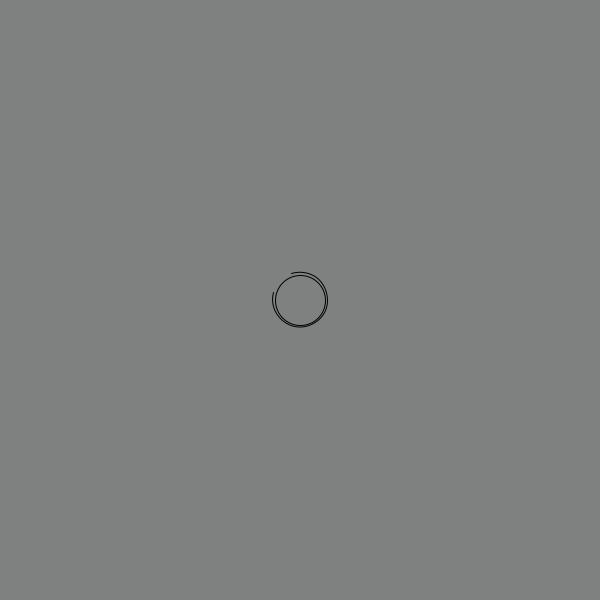
Frame 1 (no input)
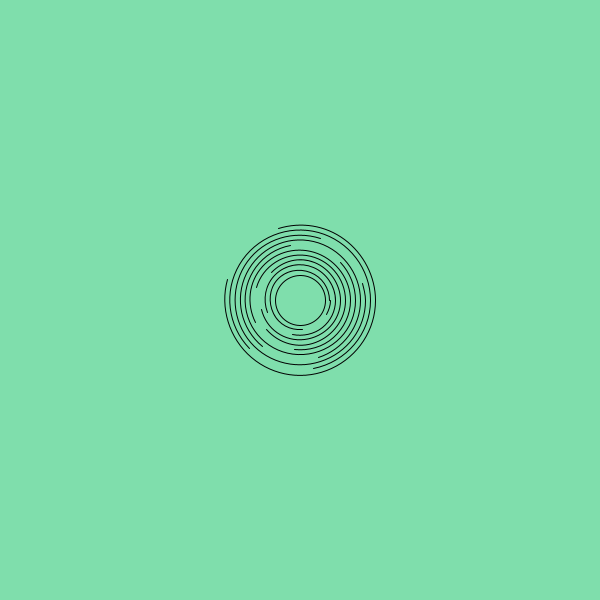
Frame 60 (the mouse pressed at the canvas centre just before this capture)
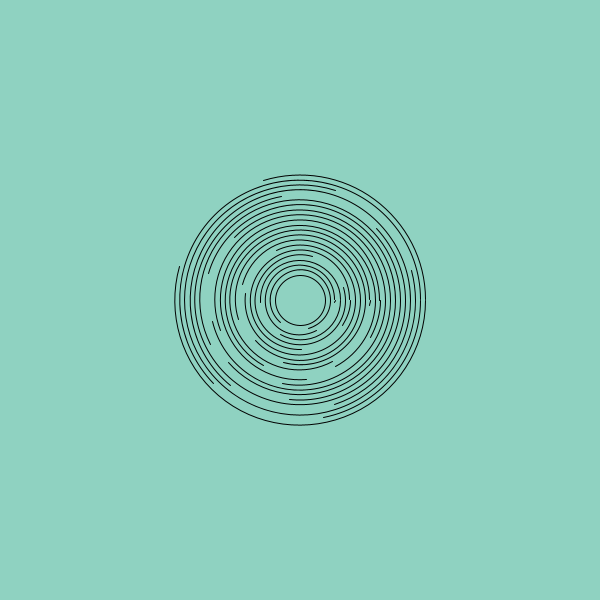
Frame 120 (the mouse held since frame 60 and released just before this capture)

The Processing sketch that drew these frames (run headless with seeded random() and noise(); from frame 60 on, the mouse is pressed at the canvas centre):

// Processing sketch: ripples
// ── ripples.pde
float gapSize = 1;
float steps = 0;
float centerRadius = 50;
float pathWidth = 6;
int expansionSpeed = 3;
ArrayList<Ring> ringList = new ArrayList<Ring>();
float r=127;
float b=128;
float g=128;
float colorsteps = 0;


class Ring{
  float gap;
  float r;
  int onScreen;
  Ring (float tempGap) {
    gap = tempGap;
    r = centerRadius;
    onScreen = 1;
  }
 
  void grow() {
    r = r + 5;
    arc(width/2,height/2,r,r,0,gap);
    arc(width/2,height/2,r,r,gap+gapSize,TAU);
  }
 
  void checkScreen() {
    if (r>width) {
      onScreen = 0;
    }
    onScreen = 1;
  }
}
 
void setup() {
   size(600, 600);
    background(200,200,200);
    stroke(0);
    strokeWeight(1);
    noFill();
}

void draw() {
    steps = steps + 1;
    if (steps % pathWidth == 1) {
      ringList.add( new Ring( random(0,TAU-gapSize) ) );
      cleanRingList(ringList);
    }
    if (steps % expansionSpeed == 1) {
      background(r,b,g);
      ellipse(width/2,height/2,centerRadius,centerRadius);
      for (Ring xRing : ringList) {
        xRing.grow();
      }
    }
    if (steps % 2 == 1) {
      colorsteps++;
      r = 100*sin(colorsteps/180)+111;
      b = 100*cos(colorsteps/100)+127;
      g = 100*sin(colorsteps/130)+150;
    }
}

void cleanRingList(ArrayList<Ring> ringList) {
      for (int i = ringList.size()-1; i>=0; i--) {
        ringList.get(i).checkScreen();
        if (ringList.get(i).onScreen == 0) {
          ringList.remove(i);
        }
      }
}
